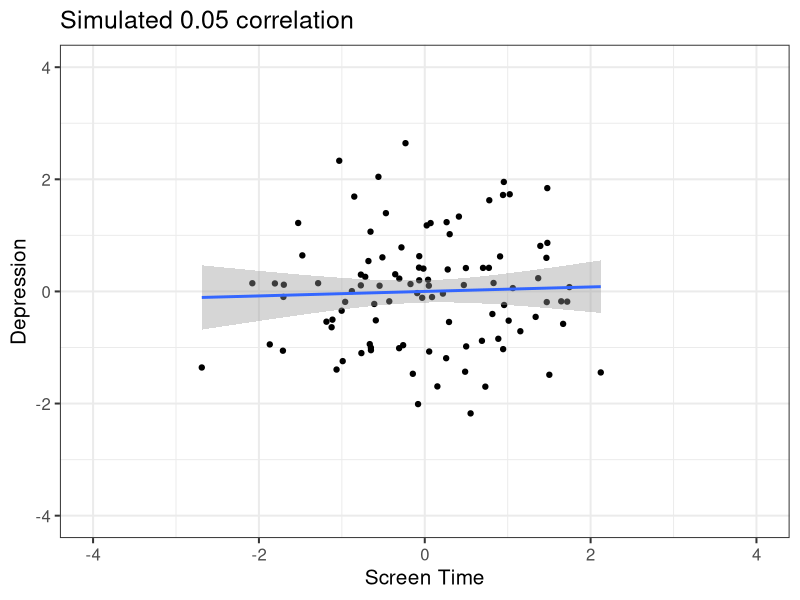

Recreate this plot in R.
library(ggplot2)
library(MASS)

rm(list=ls())

cbbPalette <- c("#000000", "#E69F00", "#56B4E9", "#009E73", "#F0E442", "#0072B2", "#D55E00", "#CC79A7")

### SIMULATE CORRELATION
set.seed(423)

simdata <- mvrnorm(100, mu = c(0,0), Sigma = matrix(c(1,0.04,0.04,1), ncol = 2),
        empirical = TRUE)

cor.data <- data.frame(dep=simdata[,1], screen=simdata[,2])

ggplot(cor.data, aes(screen, dep)) +
  geom_point() +
  geom_smooth(method=lm) +
  xlim(-4,4) +
  ylim(-4,4) +
  ylab("Depression")+
  xlab("Screen Time") +
  theme_bw(base_size = 15, base_family = "Helvetica") +
  ggtitle("Simulated 0.05 correlation")
  
